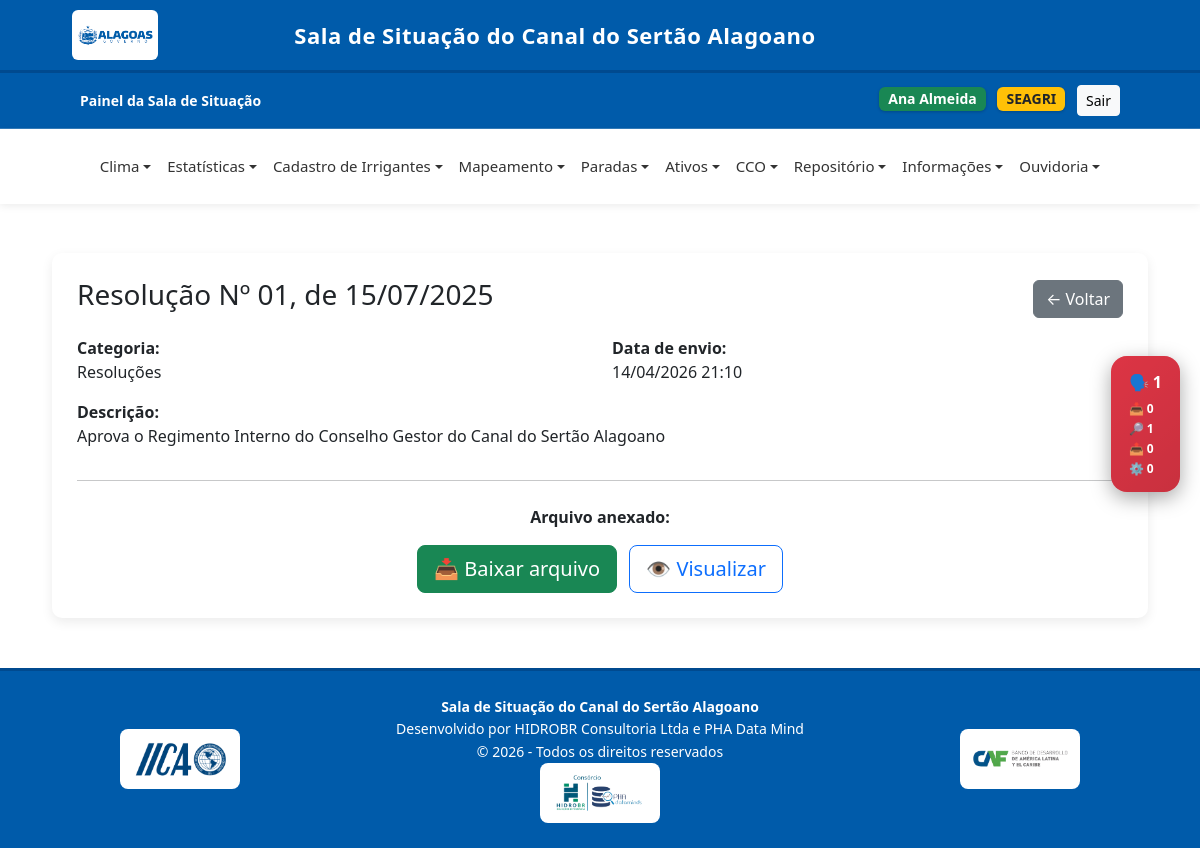
Page /documentos/1/ (signed in) on the committed database.
### core/models.py (models this page shows, shortened)
class User(AbstractUser):
    GRUPOS_CHOICES = [
        ('seinfra', 'SEINFRA'),
        ('casal', 'CASAL'),
        ('segov', 'SEGOV'),
        ('seagri', 'SEAGRI'),
        ('arsal', 'ARSAL'),
        ('sefaz', 'SEFAZ'),
        ('iica', 'IICA'),
    ]
    grupo = models.CharField(max_length=50, choices=GRUPOS_CHOICES, blank=True, null=True)
    email = models.EmailField()
    groups = models.ManyToManyField(Group, related_name="+", blank=True)
    user_permissions = models.ManyToManyField(Permission, related_name="+", blank=True)

class Documento(models.Model):
    titulo = models.CharField(max_length=255)
    arquivo = models.FileField(upload_to='documentos/')
    descricao = models.TextField(blank=True, null=True)
    categoria = models.ForeignKey(
        CategoriaDocumento,
        on_delete=models.SET_NULL,
        null=True,
        blank=True
    )
    data_upload = models.DateTimeField(auto_now_add=True)
    cadastrante = models.ForeignKey(
        User,
        on_delete=models.SET_NULL,
        null=True,
        blank=True
    )

class CategoriaDocumento(models.Model):
    nome = models.CharField(max_length=255)
    pai = models.ForeignKey(
        'self',
        on_delete=models.CASCADE,
        null=True,
        blank=True,
        related_name='subcategorias'
    )
    descricao = models.TextField(blank=True, null=True)
    def __str__(self):
        return self.nome

### core/views.py (the view)
# urls.py: path('documentos/<int:documento_id>/', views.detalhe_documento, name='detalhe_documento'),
@login_required
def detalhe_documento(request, documento_id):
    documento = get_object_or_404(Documento, id=documento_id)
    return render(request, 'documentos/detalhe_documento.html', {
        'documento': documento
    })

### templates/documentos/detalhe_documento.html
{% extends 'base.html' %}
{% load static %}
{% block content %}
<div class="container mt-4">
    <div class="card-custom">
        <div class="d-flex justify-content-between align-items-center mb-3">
            <h3>{{ documento.titulo }}</h3>
            <a href="{% url 'lista_documentos' %}" class="btn btn-secondary">
                ← Voltar
            </a>
        </div>
        <div class="row">
            <div class="col-md-6 mb-3">
                <strong>Categoria:</strong><br>
                {{ documento.categoria }}
            </div>
            <div class="col-md-6 mb-3">
                <strong>Data de envio:</strong><br>
                {{ documento.data_upload|date:"d/m/Y H:i" }}
            </div>
            {% if documento.descricao %}
            <div class="col-md-12 mb-3">
                <strong>Descrição:</strong><br>
                {{ documento.descricao }}
            </div>
            {% endif %}
        </div>
        <hr>
        <div class="text-center mt-4">
            {% if documento.arquivo %}
                <p><strong>Arquivo anexado:</strong></p>
                <a href="{{ documento.arquivo.url }}" target="_blank" class="btn btn-success btn-lg me-2">
                    📥 Baixar arquivo
                </a>
                <a href="{{ documento.arquivo.url }}" target="_blank" class="btn btn-outline-primary btn-lg">
                    👁 Visualizar
                </a>
            {% else %}
                <p class="text-danger">Nenhum arquivo anexado</p>
            {% endif %}
        </div>
    </div>
</div>
{% endblock %}

### templates/base.html (shortened to what this page needs)
{% load static %}
<!DOCTYPE html>
<html lang="pt-br">
<head>
    <link rel="stylesheet" href="{% static 'css/base.css' %}">
    <link href="https://cdn.jsdelivr.net/npm/bootstrap@5.3.0/dist/css/bootstrap.min.css" rel="stylesheet">
    <link rel="stylesheet" href="https://unpkg.com/leaflet/dist/leaflet.css"/>
</head>
<body>
<div class="header-institucional">
    <div class="container-fluid d-flex align-items-center justify-content-between">
        <div class="d-flex align-items-center">
            <img src="{% static 'img/governo.png' %}" height="100" class="me-4">
        </div>
        <div class="titulo-sistema text-center">
            <a class="navbar-brand align-items-center" href="{% url 'home' %}">
                Sala de Situação do Canal do Sertão Alagoano
            </a>
        </div>
    </div>
</div>
<div class="navbar-custom d-flex justify-content-between align-items-center">
    <div>
        <a class="navbar-brand align-items-center" href="{% url 'home' %}">
            <span><strong>Painel da Sala de Situação</strong></span>
        </a>
    </div>
    <div>
        {% if user.is_authenticated %}
            <span class="badge bg-success badge-usuario me-2">
                {{ user.get_full_name|default:user.username }}
            </span>
            <span class="badge bg-warning text-dark badge-usuario me-2">
                {{ user.get_grupo_display }}
            </span>
            <form action="{% url 'logout' %}" method="post" style="display:inline;">
                <button type="submit" class="btn btn-light btn-sm">Sair</button>
            </form>
        {% endif %}
    </div>
</div>
{% if user.is_authenticated %}
<nav class="navbar navbar-expand-lg navbar-light">
    <div class="container-fluid">
        <div class="collapse navbar-collapse justify-content-center" id="navbarMenu">
            <ul class="navbar-nav">
                <li class="nav-item dropdown">
                    <a class="nav-link dropdown-toggle" href="#">Clima</a>
                </li>
                <li class="nav-item dropdown">
                    <a class="nav-link dropdown-toggle" href="#">Estatísticas</a>
                </li>
                <li class="nav-item dropdown">
                    <a class="nav-link dropdown-toggle" href="#">Cadastro de Irrigantes</a>
                </li>
                <li class="nav-item dropdown">
                    <a class="nav-link dropdown-toggle" href="#">Mapeamento</a>
                </li>
                <li class="nav-item dropdown">
                    <a class="nav-link dropdown-toggle" href="#">Paradas</a>
                </li>
                <li class="nav-item dropdown">
                    <a class="nav-link dropdown-toggle" href="#">Ativos</a>
                </li>
                <li class="nav-item dropdown">
                    <a class="nav-link dropdown-toggle" href="#">CCO</a>
                </li>
                <li class="nav-item dropdown">
                    <a class="nav-link dropdown-toggle" href="#">Repositório</a>
                </li>
                <li class="nav-item dropdown">
                    <a class="nav-link dropdown-toggle" href="#">Informações</a>
                </li>
                {% if user.grupo == 'seagri' or user.grupo == 'casal' %}
                    <li class="nav-item dropdown">
                        <a class="nav-link dropdown-toggle" href="{% url 'lista_manifestacoes' %}">Ouvidoria</a>
                    </li>
                {% endif %}
            </ul>
        </div>
    </div>
</nav>
{% endif %}
<div class="container-main">
    {% block content %}
    {% endblock %}
</div>
<footer class="footer-institucional">
    <div class="container">
        <div class="row align-items-center">
            <div class="col-md-3 text-center text-md-start mb-3 mb-md-0">
                <div class="logo-box">
                    <img src="{% static 'img/iica.png' %}" alt="IICA">
                </div>
            </div>
            <div class="col-md-6 text-center footer-texto">
                <strong>Sala de Situação do Canal do Sertão Alagoano</strong><br>
                Desenvolvido por HIDROBR Consultoria Ltda e PHA Data Mind<br>
                © {% now "Y" %} - Todos os direitos reservados
                <div class="logo-box">
                    <img src="{% static 'img/hidro-pha.png' %}" alt="Hidro-PHA">
                </div>
            </div>
            <div class="col-md-3 text-center text-md-end">
                <div class="logos-direita">
                    <div class="logo-box">
                        <img src="{% static 'img/caf.png' %}" alt="CAF">
                    </div>
                </div>
            </div>
        </div>
    </div>
</footer>
{% if user.grupo == 'seagri' or user.grupo == 'casal' %}
    {% if total_manifestacoes > 0 %}
        <div id="ouvidoriaBadge" class="ouvidoria-badge">
            <a href="{% url 'lista_manifestacoes' %}">
                <div class="badge-main">🗣️ {{ total_manifestacoes }}</div>
                <div class="badge-sub">
                  <div>📥 {{ recebido }} </div>
                  <div>🔎 {{ em_analise }} </div>
                  <div>📤 {{ encaminhado }} </div>
                  <div>⚙️ {{ em_andamento }} </div>
                </div>
            </a>
        </div>
    {% endif %}
{% endif %}
</body>
</html>

### static/css/base.css (style rules this page uses)
html, body { height: 100%; }
body { margin: 0; font-family: Arial, Helvetica, sans-serif; background-color: #f4f6f9; display: flex; flex-direction: column; min-height: 100vh; }
.container-main { flex: 1; padding: 25px 40px; }
.header-institucional { background-color: #005baa; padding: 10px 60px; color: white; border-bottom: 3px solid #004a8f; }
.header-institucional img { max-height: 50px; background-color: white; padding: 6px 5px; border-radius: 6px; margin-right: 15px; }
.titulo-sistema { font-size: 22px; font-weight: bold; letter-spacing: 0.5px; }
.navbar-custom { background-color: #005baa; color: white; padding: 12px 80px; font-size: 14px; border-bottom: 1px solid rgba(255,255,255,0.2); }
.navbar-custom a { color: white; text-decoration: none; margin-right: 15px; font-weight: 500; }
.badge-usuario { font-size: 14px !important; padding: 8px 12px; border-radius: 6px !important; box-shadow: 0 1px 3px rgba(0,0,0,0.2) !important; }
.navbar { background-color: #ffffff; min-height: 75px; box-shadow: 0 2px 8px rgba(0,0,0,0.08); z-index: 1000; padding-left: 60px; padding-right: 60px; }
.navbar .nav-link { color: #333 !important; font-weight: 500; padding: 22px 12px; font-size: 15px; }
.dropdown-toggle::after { transition: 0.3s; }
.card-custom { background: white; border-radius: 10px; padding: 25px; box-shadow: 0 4px 12px rgba(0,0,0,0.08); margin-bottom: 25px; border: none; }
.footer-institucional { background-color: #005baa; color: white; padding: 25px 40px; border-top: 3px solid #004a8f; font-size: 14px; margin-top: auto; }
.footer-texto { line-height: 1.6; }
.logo-box { width: 120px; height: 60px; background-color: white; border-radius: 8px; display: flex; align-items: center; justify-content: center; padding: 6px; margin: 0 auto; overflow: hidden; }
.logo-box img { width: auto; height: auto; max-width: 100%; max-height: 100%; display: block; }
.logos-direita { display: flex; gap: 10px; justify-content: center; }
.ouvidoria-badge { position: fixed; top: 50%; right: 20px; transform: translateY(-50%); background: linear-gradient(135deg, #dc3545, #bb2d3b); color: #fff; padding: 14px 18px; border-radius: 16px; font-weight: 600; font-size: 14px; display: flex; flex-direction: column; align-items: center; box-shadow: 0 6px 20px rgba(0,0,0,0.35); z-index: 999999; cursor: pointer; user-select: none; transition: all 0.25s ease; }
.ouvidoria-badge a { color: white; text-decoration: none; display: flex; flex-direction: column; align-items: center; }
.badge-main { font-size: 16px; font-weight: bold; margin-bottom: 6px; }
.badge-sub { font-size: 12px; display: flex; flex-direction: column; align-items: flex-start; gap: 2px; width: 100%; }
.ouvidoria-badge::after { content: ''; position: absolute; width: 100%; height: 100%; border-radius: 16px; background: rgba(220, 53, 69, 0.4); top: 0; left: 0; z-index: -1; animation: pulse 1.8s infinite; }

### rows in the picture
User: get_full_name "Ana Almeida", grupo "SEAGRI"
Documento: titulo "Resolução Nº 01, de 15/07/2025", categoria "Resoluções", data_upload "14/04/2026 21:10", descricao "Aprova o Regimento Interno do Conselho Gestor do Canal do Sertão Alagoano"

### other values in the picture
{{ total_manifestacoes }} "1"
{{ recebido }} "0"
{{ em_analise }} "1"
{{ encaminhado }} "0"
{{ em_andamento }} "0"
